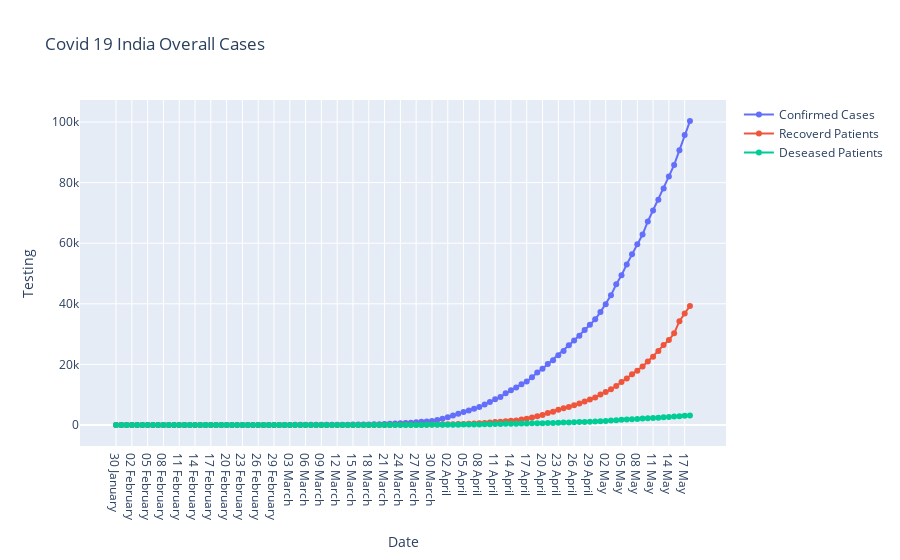

The notebook cell this image was saved under:
### Code cell
indiaConfirmed = []
indiaRecovered = []
indiaDeseased = []
timeStamp = []
for index in range(len(indiaData['cases_time_series'])):
    indiaConfirmed.append(int(re.sub(',','',indiaData['cases_time_series'][index]['totalconfirmed'])))
    indiaRecovered.append(int(re.sub(',','',indiaData['cases_time_series'][index]['totalrecovered'])))
    indiaDeseased.append(int(re.sub(',','',indiaData['cases_time_series'][index]['totaldeceased'])))
    
    timeStamp.append(indiaData['cases_time_series'][index]['date'])
    

fig = go.Figure()


fig = fig.add_trace(go.Scatter(x=timeStamp, y=indiaConfirmed,
                    mode='lines+markers',
                    name='Confirmed Cases'))
fig = fig.add_trace(go.Scatter(x=timeStamp, y=indiaRecovered,
                    mode='lines+markers',
                    name='Recoverd Patients'))
fig = fig.add_trace(go.Scatter(x=timeStamp, y=indiaDeseased,
                    mode='lines+markers',
                    name='Deseased Patients'))

fig = fig.update_layout(
    title="Covid 19 India Overall Cases ",
    xaxis_title="Date",
    yaxis_title="Testing",
    
)


fig.show()

### Figure 1 — Plotly figure (JSON) as saved in the notebook; plotly's stock layout.template omitted (floating-point values rounded to 4 significant figures)
{"data": [{"mode": "lines+markers", "name": "Confirmed Cases", "type": "scatter", "x": ["30 January ", "31 January ", "01 February ", "02 February ", "03 February ", "04 February ", "05 February ", "06 February ", "07 February ", "08 February ", "09 February ", "10 February ", "11 February ", "12 February ", "13 February ", "14 February ", "15 February ", "16 February ", "17 February ", "18 February ", "19 February ", "20 February ", "21 February ", "22 February ", "23 February ", "24 February ", "25 February ", "26 February ", "27 February ", "28 February ", "29 February ", "01 March ", "02 March ", "03 March ", "04 March ", "05 March ", "06 March ", "07 March ", "08 March ", "09 March ", "10 March ", "11 March ", "12 March ", "13 March ", "14 March ", "15 March ", "16 March ", "17 March ", "18 March ", "19 March ", "20 March ", "21 March ", "22 March ", "23 March ", "24 March ", "25 March ", "26 March ", "27 March ", "28 March ", "29 March ", "30 March ", "31 March ", "01 April ", "02 April ", "03 April ", "04 April ", "05 April ", "06 April ", "07 April ", "08 April ", "09 April ", "10 April ", "11 April ", "12 April ", "13 April ", "14 April ", "15 April ", "16 April ", "17 April ", "18 April ", "19 April ", "20 April ", "21 April ", "22 April ", "23 April ", "24 April ", "25 April ", "26 April ", "27 April ", "28 April ", "29 April ", "30 April ", "01 May ", "02 May ", "03 May ", "04 May ", "05 May ", "06 May ", "07 May ", "08 May ", "09 May ", "10 May ", "11 May ", "12 May ", "13 May ", "14 May ", "15 May ", "16 May ", "17 May ", "18 May "], "y": [1, 1, 1, 2, 3, 3, 3, 3, 3, 3, 3, 3, 3, 3, 3, 3, 3, 3, 3, 3, 3, 3, 3, 3, 3, 3, 3, 3, 3, 3, 3, 3, 5, 6, 28, 30, 31, 34, 39, 48, 63, 71, 81, 91, 102, 112, 126, 146, 171, 198, 256, 334, 403, 497, 571, 657, 730, 883, 1019, 1139, 1326, 1635, 2059, 2545, 3105, 3684, 4293, 4777, 5350, 5915, 6728, 7599, 8453, 9211, 10454, 11485, 12371, 13432, 14354, 15725, 17305, 18544, 20081, 21373, 23040, 24448, 26283, 27890, 29458, 31360, 33065, 34866, 37262, 39826, 42778, 46434, 49405, 53007, 56351, 59690, 62865, 67176, 70768, 74330, 78056, 82047, 85855, 90649, 95698, 100327]}, {"mode": "lines+markers", "name": "Recoverd Patients", "type": "scatter", "x": ["30 January ", "31 January ", "01 February ", "02 February ", "03 February ", "04 February ", "05 February ", "06 February ", "07 February ", "08 February ", "09 February ", "10 February ", "11 February ", "12 February ", "13 February ", "14 February ", "15 February ", "16 February ", "17 February ", "18 February ", "19 February ", "20 February ", "21 February ", "22 February ", "23 February ", "24 February ", "25 February ", "26 February ", "27 February ", "28 February ", "29 February ", "01 March ", "02 March ", "03 March ", "04 March ", "05 March ", "06 March ", "07 March ", "08 March ", "09 March ", "10 March ", "11 March ", "12 March ", "13 March ", "14 March ", "15 March ", "16 March ", "17 March ", "18 March ", "19 March ", "20 March ", "21 March ", "22 March ", "23 March ", "24 March ", "25 March ", "26 March ", "27 March ", "28 March ", "29 March ", "30 March ", "31 March ", "01 April ", "02 April ", "03 April ", "04 April ", "05 April ", "06 April ", "07 April ", "08 April ", "09 April ", "10 April ", "11 April ", "12 April ", "13 April ", "14 April ", "15 April ", "16 April ", "17 April ", "18 April ", "19 April ", "20 April ", "21 April ", "22 April ", "23 April ", "24 April ", "25 April ", "26 April ", "27 April ", "28 April ", "29 April ", "30 April ", "01 May ", "02 May ", "03 May ", "04 May ", "05 May ", "06 May ", "07 May ", "08 May ", "09 May ", "10 May ", "11 May ", "12 May ", "13 May ", "14 May ", "15 May ", "16 May ", "17 May ", "18 May "], "y": [0, 0, 0, 0, 0, 0, 0, 0, 0, 0, 0, 0, 0, 0, 1, 1, 1, 2, 2, 2, 2, 3, 3, 3, 3, 3, 3, 3, 3, 3, 3, 3, 3, 3, 3, 3, 3, 3, 3, 3, 4, 4, 4, 10, 10, 13, 14, 15, 15, 20, 23, 23, 23, 25, 40, 43, 50, 75, 85, 102, 137, 150, 169, 191, 230, 286, 329, 394, 469, 565, 635, 786, 972, 1086, 1198, 1365, 1509, 1767, 2040, 2466, 2854, 3273, 3976, 4370, 5012, 5496, 5938, 6523, 7103, 7739, 8429, 9059, 10021, 10852, 11763, 12845, 14140, 15301, 16776, 17887, 19301, 20970, 22549, 24454, 26417, 28011, 30245, 34257, 36795, 39277]}, {"mode": "lines+markers", "name": "Deseased Patients", "type": "scatter", "x": ["30 January ", "31 January ", "01 February ", "02 February ", "03 February ", "04 February ", "05 February ", "06 February ", "07 February ", "08 February ", "09 February ", "10 February ", "11 February ", "12 February ", "13 February ", "14 February ", "15 February ", "16 February ", "17 February ", "18 February ", "19 February ", "20 February ", "21 February ", "22 February ", "23 February ", "24 February ", "25 February ", "26 February ", "27 February ", "28 February ", "29 February ", "01 March ", "02 March ", "03 March ", "04 March ", "05 March ", "06 March ", "07 March ", "08 March ", "09 March ", "10 March ", "11 March ", "12 March ", "13 March ", "14 March ", "15 March ", "16 March ", "17 March ", "18 March ", "19 March ", "20 March ", "21 March ", "22 March ", "23 March ", "24 March ", "25 March ", "26 March ", "27 March ", "28 March ", "29 March ", "30 March ", "31 March ", "01 April ", "02 April ", "03 April ", "04 April ", "05 April ", "06 April ", "07 April ", "08 April ", "09 April ", "10 April ", "11 April ", "12 April ", "13 April ", "14 April ", "15 April ", "16 April ", "17 April ", "18 April ", "19 April ", "20 April ", "21 April ", "22 April ", "23 April ", "24 April ", "25 April ", "26 April ", "27 April ", "28 April ", "29 April ", "30 April ", "01 May ", "02 May ", "03 May ", "04 May ", "05 May ", "06 May ", "07 May ", "08 May ", "09 May ", "10 May ", "11 May ", "12 May ", "13 May ", "14 May ", "15 May ", "16 May ", "17 May ", "18 May "], "y": [0, 0, 0, 0, 0, 0, 0, 0, 0, 0, 0, 0, 0, 0, 0, 0, 0, 0, 0, 0, 0, 0, 0, 0, 0, 0, 0, 0, 0, 0, 0, 0, 0, 0, 0, 0, 0, 0, 0, 0, 0, 0, 1, 1, 2, 2, 2, 3, 3, 4, 4, 4, 7, 9, 10, 11, 16, 19, 24, 27, 41, 47, 53, 69, 83, 96, 118, 134, 161, 181, 227, 249, 290, 332, 359, 396, 423, 449, 487, 522, 560, 593, 646, 682, 722, 781, 825, 881, 939, 1008, 1079, 1154, 1231, 1323, 1463, 1566, 1694, 1785, 1889, 1986, 2101, 2213, 2294, 2414, 2551, 2648, 2752, 2872, 3024, 3155]}], "layout": {"title": {"text": "Covid 19 India Overall Cases "}, "xaxis": {"title": {"text": "Date"}}, "yaxis": {"title": {"text": "Testing"}}}}
